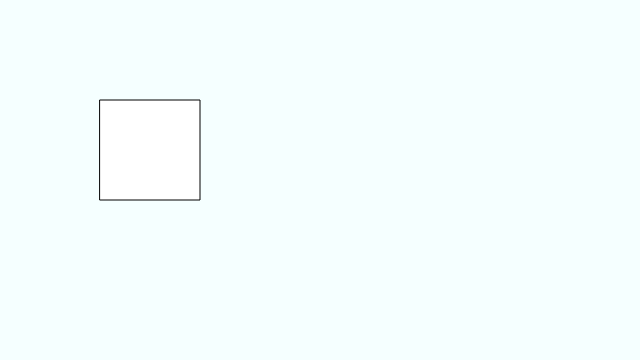
Frame 1 (no input)
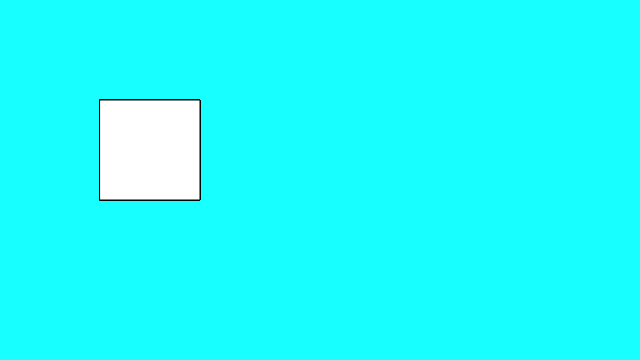
Frame 60 (no input)
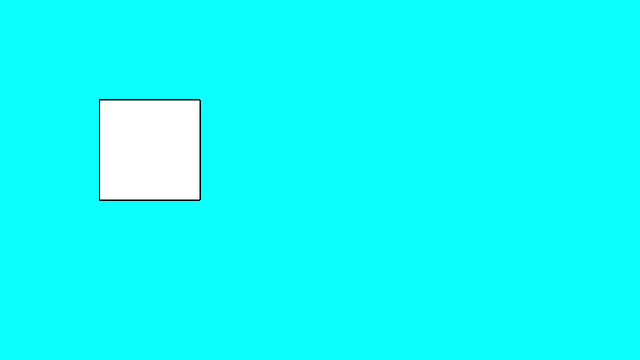
Frame 120 (the mouse pressed at the canvas centre since frame 60)

The p5.js sketch that drew these frames (run headless with seeded random() and noise() and a simulated clock; from frame 60 on, the mouse is pressed at the canvas centre):

// p5.js sketch
// ── sketch.js
function setup() {
	createCanvas(640, 360);
}

function draw() {
	background(0, 255, 255, 10);
	rect(100, 100, 100, 100)
}
